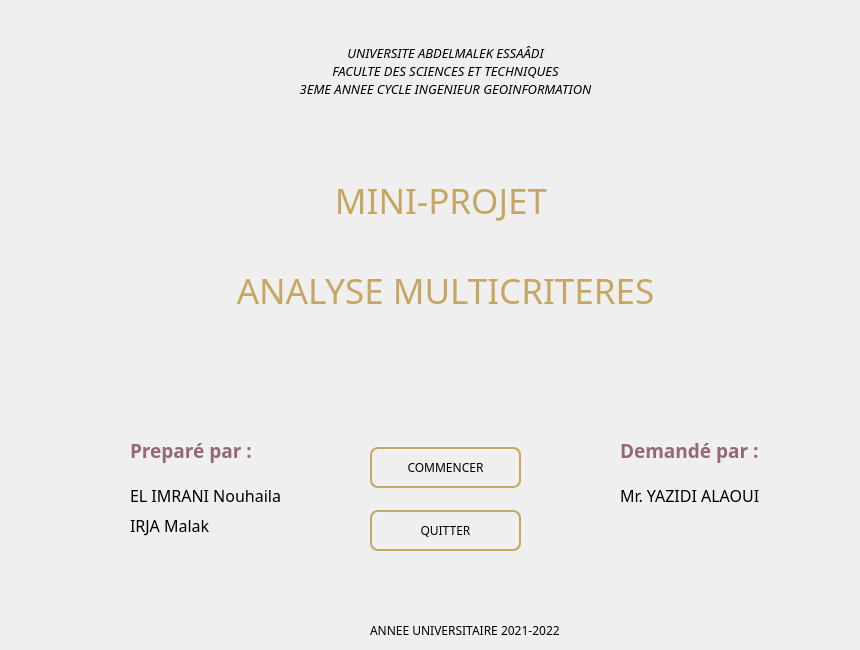
   <widget class="QWidget" name="page">
    <widget class="QLabel" name="label_6">
     <property name="geometry">
      <rect>
       <x>370</x>
       <y>620</y>
       <width>241</width>
       <height>21</height>
      </rect>
     </property>
     <property name="font">
      <font>
       <family>Franklin Gothic Book</family>
       <pointsize>9</pointsize>
       <italic>false</italic>
      </font>
     </property>
     <property name="text">
      <string>ANNEE UNIVERSITAIRE 2021-2022</string>
     </property>
    </widget>
    <widget class="QLabel" name="label">
     <property name="geometry">
      <rect>
       <x>290</x>
       <y>140</y>
       <width>311</width>
       <height>121</height>
      </rect>
     </property>
     <property name="font">
      <font>
       <family>MS Reference Sans Serif</family>
       <pointsize>26</pointsize>
      </font>
     </property>
     <property name="styleSheet">
      <string notr="true">color:rgb(198, 167, 98)</string>
     </property>
     <property name="text">
      <string>MINI-PROJET </string>
     </property>
     <property name="alignment">
      <set>Qt::AlignCenter</set>
     </property>
    </widget>
    <widget class="QLabel" name="label_2">
     <property name="geometry">
      <rect>
       <x>130</x>
       <y>430</y>
       <width>151</width>
       <height>41</height>
      </rect>
     </property>
     <property name="font">
      <font>
       <family>Franklin Gothic Book</family>
       <pointsize>14</pointsize>
       <weight>75</weight>
       <bold>true</bold>
      </font>
     </property>
     <property name="styleSheet">
      <string notr="true">color: rgb(148, 104, 118)</string>
     </property>
     <property name="text">
      <string>Preparé par :</string>
     </property>
    </widget>
    <widget class="QLabel" name="label_4">
     <property name="geometry">
      <rect>
       <x>620</x>
       <y>430</y>
       <width>181</width>
       <height>41</height>
      </rect>
     </property>
     <property name="font">
      <font>
       <family>Franklin Gothic Book</family>
       <pointsize>14</pointsize>
       <weight>75</weight>
       <bold>true</bold>
      </font>
     </property>
     <property name="styleSheet">
      <string notr="true">color: rgb(148, 104, 118)</string>
     </property>
     <property name="text">
      <string>Demandé par :</string>
     </property>
    </widget>
    <widget class="QPushButton" name="menu_bt">
     <property name="geometry">
      <rect>
       <x>370</x>
       <y>447</y>
       <width>151</width>
       <height>41</height>
      </rect>
     </property>
     <property name="font">
      <font>
       <family>Franklin Gothic Medium</family>
       <pointsize>9</pointsize>
      </font>
     </property>
     <property name="styleSheet">
      <string notr="true">QPushButton {
background-color: none;
  color: black;
  border: 2px solid rgb(198, 167, 98); 
border-radius: 8px;
}
QPushButton:hover{
border: 2px solid rgb(234, 209, 161); 
background-color: rgb(214, 180, 106);
}</string>
     </property>
     <property name="text">
      <string>COMMENCER</string>
     </property>
    </widget>
    <widget class="QLabel" name="label_5">
     <property name="geometry">
      <rect>
       <x>620</x>
       <y>480</y>
       <width>231</width>
       <height>31</height>
      </rect>
     </property>
     <property name="font">
      <font>
       <family>Franklin Gothic Book</family>
       <pointsize>12</pointsize>
      </font>
     </property>
     <property name="text">
      <string>Mr. YAZIDI ALAOUI</string>
     </property>
    </widget>
    <widget class="QLabel" name="label_3">
     <property name="geometry">
      <rect>
       <x>130</x>
       <y>480</y>
       <width>191</width>
       <height>31</height>
      </rect>
     </property>
     <property name="font">
      <font>
       <family>Franklin Gothic Book</family>
       <pointsize>12</pointsize>
      </font>
     </property>
     <property name="text">
      <string>EL IMRANI Nouhaila </string>
     </property>
    </widget>
    <widget class="QPushButton" name="quit_bt">
     <property name="geometry">
      <rect>
       <x>370</x>
       <y>510</y>
       <width>151</width>
       <height>41</height>
      </rect>
     </property>
     <property name="font">
      <font>
       <family>Franklin Gothic Medium</family>
       <pointsize>9</pointsize>
      </font>
     </property>
     <property name="focusPolicy">
      <enum>Qt::StrongFocus</enum>
     </property>
     <property name="contextMenuPolicy">
      <enum>Qt::ActionsContextMenu</enum>
     </property>
     <property name="acceptDrops">
      <bool>false</bool>
     </property>
     <property name="styleSheet">
      <string notr="true">QPushButton {
background-color: none;
  color: black;
  border: 2px solid rgb(198, 167, 98); 
border-radius: 8px;
}
QPushButton:hover{
border: 2px solid rgb(234, 209, 161); 
background-color: rgb(214, 180, 106);
}
</string>
     </property>
     <property name="text">
      <string>QUITTER</string>
     </property>
    </widget>
    <widget class="QLabel" name="label_35">
     <property name="geometry">
      <rect>
       <x>130</x>
       <y>510</y>
       <width>161</width>
       <height>31</height>
      </rect>
     </property>
     <property name="font">
      <font>
       <family>Franklin Gothic Book</family>
       <pointsize>12</pointsize>
      </font>
     </property>
     <property name="text">
      <string>IRJA Malak</string>
     </property>
    </widget>
    <widget class="QLabel" name="label_10">
     <property name="geometry">
      <rect>
       <x>130</x>
       <y>230</y>
       <width>631</width>
       <height>121</height>
      </rect>
     </property>
     <property name="font">
      <font>
       <family>MS Reference Sans Serif</family>
       <pointsize>26</pointsize>
      </font>
     </property>
     <property name="styleSheet">
      <string notr="true">color:rgb(198, 167, 98)</string>
     </property>
     <property name="text">
      <string>ANALYSE MULTICRITERES</string>
     </property>
     <property name="alignment">
      <set>Qt::AlignCenter</set>
     </property>
    </widget>
    <widget class="QLabel" name="label_20">
     <property name="geometry">
      <rect>
       <x>250</x>
       <y>40</y>
       <width>391</width>
       <height>61</height>
      </rect>
     </property>
     <property name="font">
      <font>
       <family>Franklin Gothic Medium</family>
       <pointsize>10</pointsize>
       <italic>true</italic>
      </font>
     </property>
     <property name="text">
      <string>UNIVERSITE ABDELMALEK ESSAÂDI
FACULTE DES SCIENCES ET TECHNIQUES
3EME ANNEE CYCLE INGENIEUR GEOINFORMATION</string>
     </property>
     <property name="alignment">
      <set>Qt::AlignCenter</set>
     </property>
    </widget>
   </widget>
